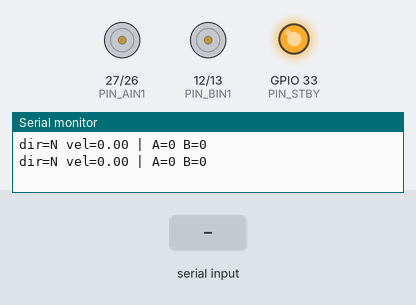
Bench run of a sketch on a simulated ESP32. On the bench: motor-driver pin pairs drawn as motors (green arrow = first pin HIGH = forward, orange = second pin HIGH = backward, longer = more drive, scaled by the enable pin, stopped while the standby pin is LOW), output pins drawn as LEDs (lit = HIGH), the last lines printed to the serial monitor. Inputs (shaded band) come from the test bench. WiFi joins after 1.5 s; servers stay silent unless stated.

Above: at 1.2 s.
1.3 s: "adelante,1\n" received over Serial
4.3 s: "atras,1\n" received over Serial
At 5.0 s:
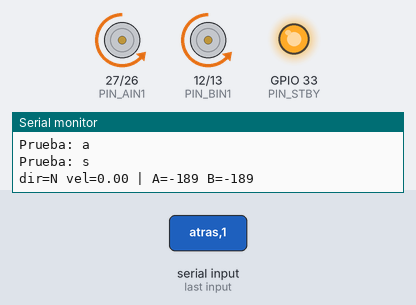
7.3 s: "w90\n" received over Serial
At 8.2 s:
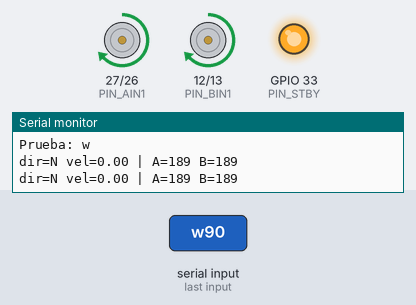
10.3 s: "d90\n" received over Serial
At 11.8 s:
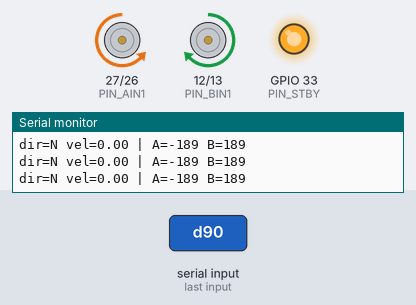
13.3 s: "adelante,150\n" received over Serial
At 14.1 s:
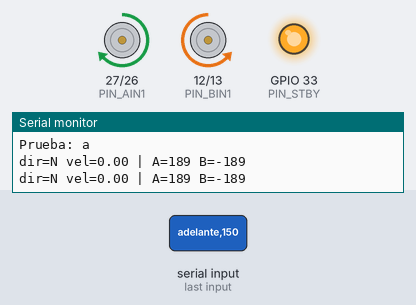
14.9 s: "izquierda,1\n" received over Serial
Timing chart, 0 to 18.5 s (numbered marks = the images above; inputs shaded):
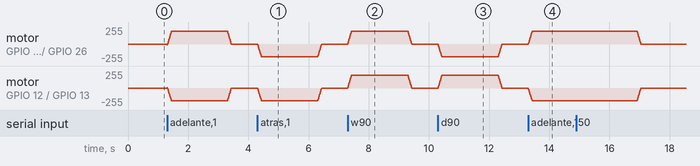

Measured:
- after the input at 7.3 s, motor on GPIO 27 (PIN_AIN1) / GPIO 26 (PIN_AIN2), motor on GPIO 12 (PIN_BIN1) / GPIO 13 (PIN_BIN2): rises from stopped to forward 188/255 in 0.12 s, then falls to stopped in 2.0 s
- after the input at 10.3 s, motor on GPIO 12 (PIN_BIN1) / GPIO 13 (PIN_BIN2): rises from stopped to forward 188/255 in 0.12 s, then falls to stopped in 2.0 s
- after the input at 13.3 s, motor on GPIO 27 (PIN_AIN1) / GPIO 26 (PIN_AIN2): moves from stopped to forward 188/255 over 0.12 s, starting at once; motor on GPIO 12 (PIN_BIN1) / GPIO 13 (PIN_BIN2): moves from stopped to backward 188/255 over 0.12 s, starting at once

The sketch:

plataforma_movil.ino
```cpp
// (canal A = lado izquierdo, canal B = lado derecho)
#include <WiFi.h>
#include <WiFiUdp.h>

// ===================== RED =====================
const char* ssid = "Guante_IMU";
const char* password = "12345678";
const unsigned int udpPort = 5000;
WiFiUDP udp;

// ===================== PINES TB6612 =====================
const int PIN_STBY = 33;
const int PIN_PWMA = 25;
const int PIN_AIN2 = 26;
const int PIN_AIN1 = 27;
const int PIN_PWMB = 14;
const int PIN_BIN1 = 12;   // GPIO12 es pin de arranque: el TB6612 lo deja en bajo
const int PIN_BIN2 = 13;

// Si un lado gira al revés, cambiar a true
const bool INVERTIR_A = false;
const bool INVERTIR_B = false;

// Si gira al lado contrario del comando (derecha <-> izquierda), cambiar a true
const bool INTERCAMBIAR_GIROS = true;

// Compensación si el carrito se desvía al ir derecho (1.0 = sin cambio)
// Ej.: si se va hacia la derecha, bajar GANANCIA_A a 0.85
const float GANANCIA_A = 1.0f;   // lado izquierdo
const float GANANCIA_B = 1.0f;   // lado derecho

// ===================== PWM =====================
const int PWM_FREQ = 20000;    // 20 kHz, sin ruido audible
const int PWM_RES = 8;         // 0..255
const int PWM_MIN = 90;        // por debajo de esto los motores no arrancan (ajustar)
const int PWM_MAX = 255;
const int RAMPA = 15;          // cambio máximo de PWM por ciclo (evita tirones)

#if ESP_ARDUINO_VERSION_MAJOR >= 3
void pwmIniciar(int pin, int canal) { ledcAttach(pin, PWM_FREQ, PWM_RES); }
void pwmEscribir(int pin, int canal, int duty) { ledcWrite(pin, duty); }
#else
void pwmIniciar(int pin, int canal) { ledcSetup(canal, PWM_FREQ, PWM_RES); ledcAttachPin(pin, canal); }
void pwmEscribir(int pin, int canal, int duty) { ledcWrite(canal, duty); }
#endif

// ===================== SEGURIDAD =====================
const unsigned long TIMEOUT_MS = 300;   // sin comandos -> se detiene
unsigned long t_ultimo_cmd = 0;

// ===================== ESTADO =====================
int obj_a = 0, obj_b = 0;      // objetivo -255..255
int act_a = 0, act_b = 0;      // valor aplicado (con rampa)
String dir_rx = "N";
float vel_rx = 0;

// Aplica velocidad con signo a un canal (-255..255)
void motor(int in1, int in2, int pwm, int canal, int valor, bool invertir) {
  if (invertir) valor = -valor;
  valor = (int)(valor * (canal == 0 ? GANANCIA_A : GANANCIA_B));
  if (valor > 0)      { digitalWrite(in1, HIGH); digitalWrite(in2, LOW); }
  else if (valor < 0) { digitalWrite(in1, LOW);  digitalWrite(in2, HIGH); }
  else                { digitalWrite(in1, LOW);  digitalWrite(in2, LOW); }   // libre
  pwmEscribir(pwm, canal, abs(valor));
}

// Velocidad 0..1 -> PWM útil
int aPWM(float v) {
  if (v < 0.05f) return 0;
  if (v > 1) v = 1;
  return PWM_MIN + (int)(v * (PWM_MAX - PWM_MIN));
}

// Dirección + velocidad -> objetivo de cada lado
void fijarObjetivo(const String& d, float v) {
  int p = aPWM(v);
  int g = INTERCAMBIAR_GIROS ? -p : p;
  if (d == "adelante")      { obj_a =  p; obj_b =  p; }
  else if (d == "atras")     { obj_a = -p; obj_b = -p; }
  else if (d == "izquierda") { obj_a = -g; obj_b =  g; }   // gira sobre su eje
  else if (d == "derecha")   { obj_a =  g; obj_b = -g; }
  else                       { obj_a =  0; obj_b =  0; }   // N
}

int acercar(int actual, int objetivo) {
  if (objetivo > actual) return min(actual + RAMPA, objetivo);
  if (objetivo < actual) return max(actual - RAMPA, objetivo);
  return actual;
}

// Lee "CMD,adelante,0.73"
void leerUDP() {
  int n = udp.parsePacket();
  if (!n) return;
  char buf[64] = {0};
  udp.read(buf, sizeof(buf) - 1);
  if (strncmp(buf, "CMD,", 4) != 0) return;   // ignora STATUS y otros
  char* d = strtok(buf + 4, ",");
  char* v = strtok(NULL, ",");
  if (!d || !v) return;
  dir_rx = String(d);
  vel_rx = atof(v);
  fijarObjetivo(dir_rx, vel_rx);
  t_ultimo_cmd = millis();
}

// Prueba sin guante por monitor serie: w s a d (espacio = parar)
void leerSerial() {
  if (!Serial.available()) return;
  char c = Serial.read();
  if (c == 'w') fijarObjetivo("adelante", 0.6f);
  else if (c == 's') fijarObjetivo("atras", 0.6f);
  else if (c == 'a') fijarObjetivo("izquierda", 0.6f);
  else if (c == 'd') fijarObjetivo("derecha", 0.6f);
  else if (c == ' ') fijarObjetivo("N", 0);
  else return;
  t_ultimo_cmd = millis() + 1700;   // la prueba dura 2 s
  Serial.printf("Prueba: %c\n", c);
}

// Conexión sin bloquear: el loop sigue atendiendo el monitor serie
bool udp_iniciado = false;

void iniciarWiFi() {
  WiFi.mode(WIFI_STA);
  WiFi.setSleep(false);
  WiFi.setAutoReconnect(true);
  WiFi.begin(ssid, password);
  Serial.println("Buscando la red Guante_IMU (encienda el guante)...");
}

void revisarWiFi() {
  bool ok = WiFi.status() == WL_CONNECTED;
  if (ok && !udp_iniciado) {
    udp.begin(udpPort);
    udp_iniciado = true;
    Serial.print("Conectado a Guante_IMU, IP: ");
    Serial.println(WiFi.localIP());
  } else if (!ok && udp_iniciado) {
    udp.stop();
    udp_iniciado = false;
    Serial.println("Conexión perdida, reintentando...");
  }
}

void setup() {
  Serial.begin(115200);
  int pines[] = {PIN_AIN1, PIN_AIN2, PIN_BIN1, PIN_BIN2, PIN_STBY};
  for (int p : pines) { pinMode(p, OUTPUT); digitalWrite(p, LOW); }
  pwmIniciar(PIN_PWMA, 0);
  pwmIniciar(PIN_PWMB, 1);
  digitalWrite(PIN_STBY, HIGH);   // habilita el driver
  iniciarWiFi();
}

void loop() {
  revisarWiFi();
  if (udp_iniciado) leerUDP();
  leerSerial();

  // Seguridad: sin comandos recientes -> detener
  if ((long)(millis() - t_ultimo_cmd) > (long)TIMEOUT_MS) fijarObjetivo("N", 0);

  // Rampa cada 10 ms
  static unsigned long t_ctrl = 0;
  if (millis() - t_ctrl >= 10) {
    t_ctrl = millis();
    act_a = acercar(act_a, obj_a);
    act_b = acercar(act_b, obj_b);
    motor(PIN_AIN1, PIN_AIN2, PIN_PWMA, 0, act_a, INVERTIR_A);
    motor(PIN_BIN1, PIN_BIN2, PIN_PWMB, 1, act_b, INVERTIR_B);
  }

  // Estado por serie cada 0.5 s
  static unsigned long t_log = 0;
  if (millis() - t_log > 500) {
    t_log = millis();
    Serial.printf("dir=%s vel=%.2f | A=%d B=%d\n", dir_rx.c_str(), vel_rx, act_a, act_b);
  }
}
```
